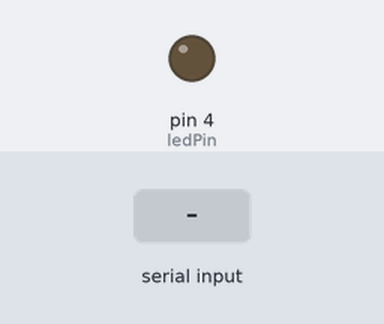
Simulated run of this program. Board: Arduino Uno, built with avr-gcc and run on an emulated ATmega328P. On the bench: output pins drawn as LEDs (lit = HIGH). The inputs (shaded band) are chosen by the test bench.

Above: at 1.2 s.
1.3 s: "t" received over the second serial link
At 2.5 s:
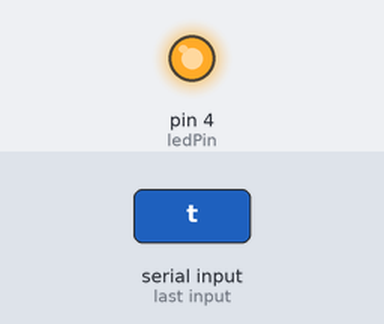
2.8 s: "T" received over the second serial link
At 3.8 s:
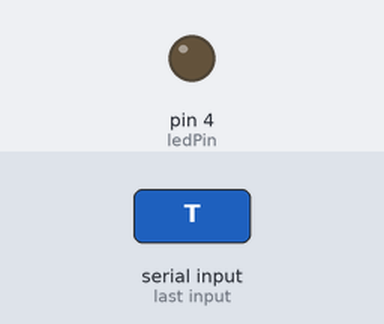
Timing chart, 0 to 5.8 s (numbered marks = the images above; inputs shaded):
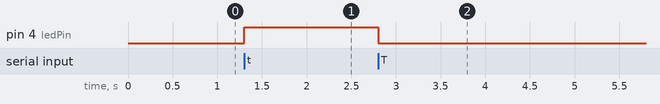

The program:

Main.cpp
```cpp
#include <Arduino.h>
#include <SoftwareSerial.h>

static const byte ledPin = 4;
static byte ledStatus = LOW;

SoftwareSerial bluetooth(2, 3); // RX, TX

void setup() {
	Serial.begin(9600);
	bluetooth.begin(9600);

	pinMode(ledPin, OUTPUT);
	digitalWrite(ledPin, ledStatus);
}

void loop() {
	if(bluetooth.available()) {
		char c = bluetooth.read();
		switch (c) {
		case 's':
		case 'S':
			bluetooth.println(ledStatus ? "HIGH" : "LOW");
			break;

		case 't':
		case 'T':
			ledStatus = ledStatus == HIGH ? LOW : HIGH;
			digitalWrite(ledPin, ledStatus);
			bluetooth.println("OK");

		default:
			break;
		}
	}

}
```

Measured:
- after the input at 1.3 s, pin 4 (ledPin): LOW → HIGH at once
- after the input at 2.8 s, pin 4 (ledPin): HIGH → LOW at once
